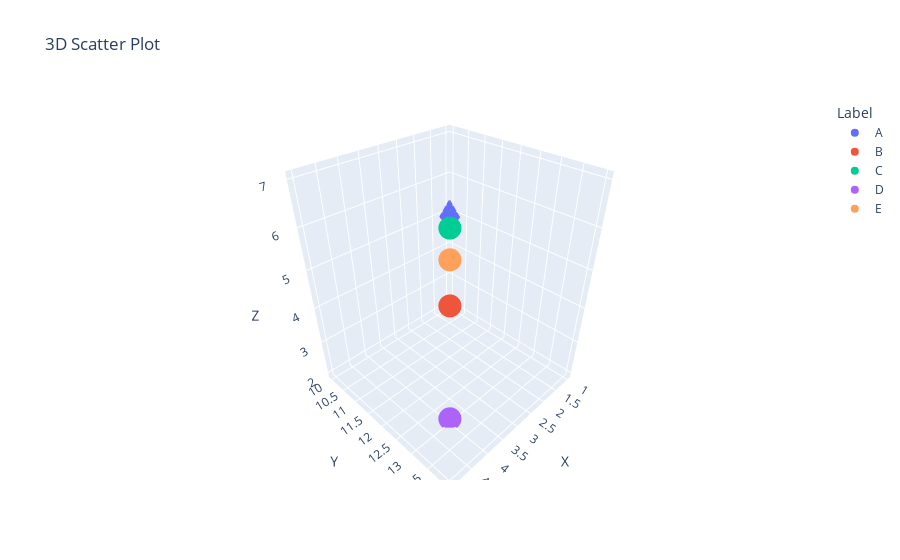

The cell this chart's notebook holds for it:
### Markdown cell above
### 13.Create a 3D scatter plot using Plotly.

### Code cell
import plotly.express as px
import pandas as pd

# Sample data
data = {
    'X': [1, 2, 3, 4, 5],
    'Y': [10, 11, 12, 13, 14],
    'Z': [5, 3, 6, 2, 7],
    'Label': ['A', 'B', 'C', 'D', 'E']  # Optional: for color/grouping
}

df = pd.DataFrame(data)

# Create 3D scatter plot
fig = px.scatter_3d(df, x='X', y='Y', z='Z', color='Label',
                    title='3D Scatter Plot')

# Show the interactive plot
fig.show()

### Figure 1 — Plotly figure (JSON) as saved in the notebook; plotly's stock layout.template omitted (floating-point values rounded to 4 significant figures)
{"data": [{"hovertemplate": "Label=A<br>X=%{x}<br>Y=%{y}<br>Z=%{z}<extra></extra>", "legendgroup": "A", "marker": {"color": "#636efa", "symbol": "circle"}, "mode": "markers", "name": "A", "scene": "scene", "showlegend": true, "type": "scatter3d", "x": [1], "y": [10], "z": [5]}, {"hovertemplate": "Label=B<br>X=%{x}<br>Y=%{y}<br>Z=%{z}<extra></extra>", "legendgroup": "B", "marker": {"color": "#EF553B", "symbol": "circle"}, "mode": "markers", "name": "B", "scene": "scene", "showlegend": true, "type": "scatter3d", "x": [2], "y": [11], "z": [3]}, {"hovertemplate": "Label=C<br>X=%{x}<br>Y=%{y}<br>Z=%{z}<extra></extra>", "legendgroup": "C", "marker": {"color": "#00cc96", "symbol": "circle"}, "mode": "markers", "name": "C", "scene": "scene", "showlegend": true, "type": "scatter3d", "x": [3], "y": [12], "z": [6]}, {"hovertemplate": "Label=D<br>X=%{x}<br>Y=%{y}<br>Z=%{z}<extra></extra>", "legendgroup": "D", "marker": {"color": "#ab63fa", "symbol": "circle"}, "mode": "markers", "name": "D", "scene": "scene", "showlegend": true, "type": "scatter3d", "x": [4], "y": [13], "z": [2]}, {"hovertemplate": "Label=E<br>X=%{x}<br>Y=%{y}<br>Z=%{z}<extra></extra>", "legendgroup": "E", "marker": {"color": "#FFA15A", "symbol": "circle"}, "mode": "markers", "name": "E", "scene": "scene", "showlegend": true, "type": "scatter3d", "x": [5], "y": [14], "z": [7]}], "layout": {"legend": {"title": {"text": "Label"}, "tracegroupgap": 0}, "scene": {"domain": {"x": [0, 1], "y": [0, 1]}, "xaxis": {"title": {"text": "X"}}, "yaxis": {"title": {"text": "Y"}}, "zaxis": {"title": {"text": "Z"}}}, "title": {"text": "3D Scatter Plot"}}}
